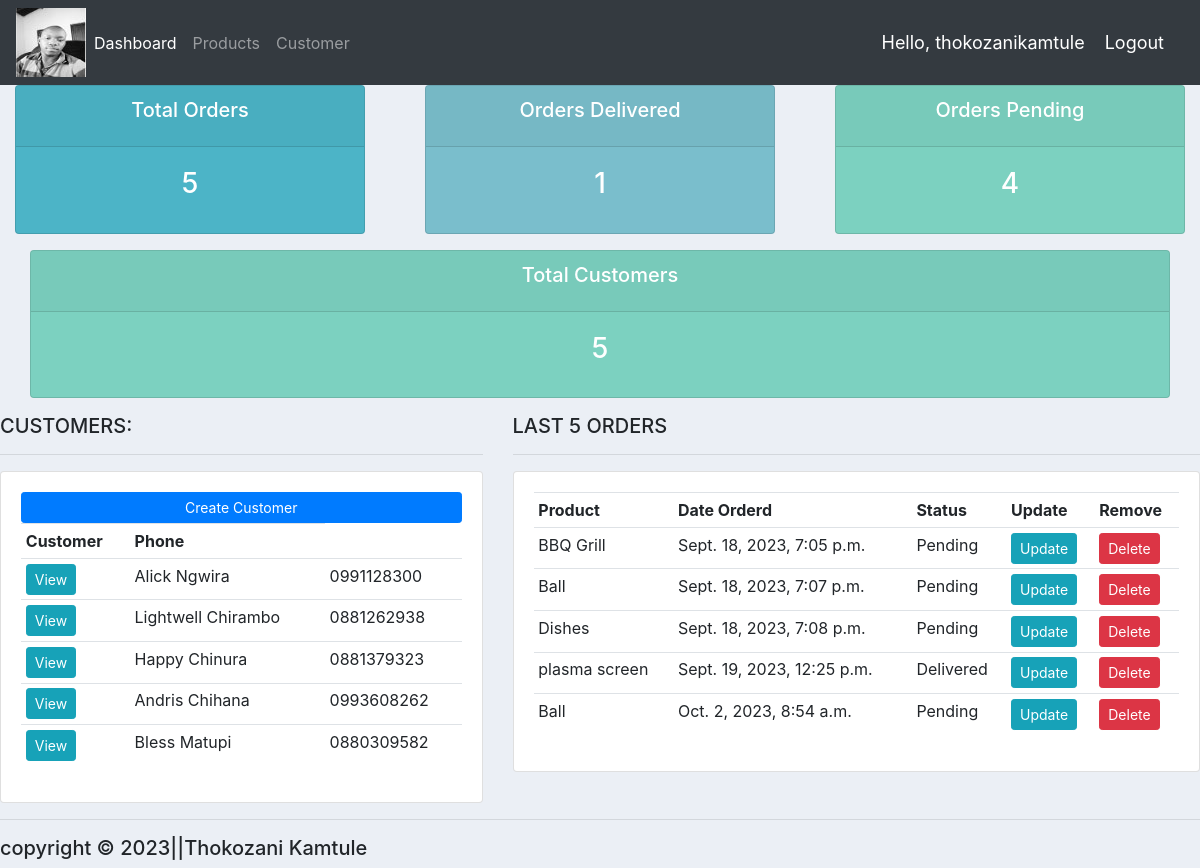
The app's page / (signed in) with its own data.
### accounts/models.py (models this page shows, shortened)
class Customer(models.Model):
	name = models.CharField(max_length=150, null=True)
	phone = models.CharField(max_length=150, null=True)
	email = models.CharField(max_length=150, null=True)
	date_created = models.DateTimeField(auto_now_add=True, null=True)

class Order(models.Model):
	STATUS = (
			('Pending', 'Pending'),
			('Out for delivery', 'Out for delivery'),
			('Delivered', 'Delivered'),
			)
	customer = models.ForeignKey(Customer, null=True, on_delete= models.SET_NULL)
	product = models.ForeignKey(Product, null=True, on_delete= models.SET_NULL)
	date_created = models.DateTimeField(auto_now_add=True, null=True)
	status = models.CharField(max_length=150, null=True, choices=STATUS)
	note = models.CharField(max_length=1500, null=True)

class Product(models.Model):
	CATEGORY = (
			('Indoor', 'Indoor'),
			('Out Door', 'Out Door'),
			)
	name = models.CharField(max_length=150, null=True)
	price = models.FloatField(null=True)
	category = models.CharField(max_length=150, null=True, choices=CATEGORY)
	description = models.CharField(max_length=150, null=True, blank=True)
	date_created = models.DateTimeField(auto_now_add=True, null=True)
	tags = models.ManyToManyField(Tag)
	def __str__(self):
		return self.name

### accounts/views.py (the view)
# urls.py: path('', views.home, name="home"),
@login_required(login_url='login')
def home(request):
	orders = Order.objects.all()
	customers = Customer.objects.all()
	total_customers = customers.count()
	total_orders = orders.count()
	delivered = orders.filter(status='Delivered').count()
	pending = orders.filter(status='Pending').count()
	context = {'orders':orders, 'customers':customers, 'total_orders':total_orders, 'total_customers':total_customers, 'delivered':delivered, 'pending':pending}
	return render(request, 'accounts/dashboard.html', context)

### accounts/templates/accounts/dashboard.html
{% extends 'accounts/main.html' %}
{% block content %}
{% include 'accounts/status.html' %}
<div class="row">
    <div class="col-md-5">
        <h5>CUSTOMERS:</h5>
        <hr>
        <div class="card card-body">
            <a class="btn btn-primary  btn-sm btn-block" href="">Create Customer</a>
            <table class="table table-sm">
                <tr>
                    <th>Customer</th>
                    <th>Phone</th>
                </tr>
                {% for customer in customers %}
                   <tr>
                    <td><a class="btn btn-sm btn-info" href="{% url 'customer' customer.id %}">View</a></td>
                    <td>{{customer.name}}</td>
                    <td>{{customer.phone}}</td>
                   </tr>
                 {% endfor %}
            </table>
        </div>
    </div>
    <div class="col-md-7">
        <h5>LAST 5 ORDERS</h5>
        <hr>
        <div class="card card-body">
            <table class="table table-sm">
                <tr>
                    <th>Product</th>
                    <th>Date Orderd</th>
                    <th>Status</th>
                    <th>Update</th>
                    <th>Remove</th>
                </tr>
                {% for order in orders %}
                   <tr>
                     <td>{{order.product}}</td>
                     <td>{{order.date_created}}</td>
                     <td>{{order.status}}</td>
                     <td><a class="btn btn-sm btn-info" href="{% url 'update_order' order.id %}">Update</a></td>
                     <td><a class="btn btn-sm btn-danger" href="{% url 'delete_order' order.id %}">Delete</a></td>
                   </tr>
                 {% endfor %}
            </table>
        </div>
    </div>
</div>
{% endblock %}

### accounts/templates/accounts/main.html (shortened to what this page needs)
{% load static %}
<!DOCTYPE html>
<!DOCTYPE html>
<html>
<head>
	<link rel="stylesheet" href="https://cdn.jsdelivr.net/npm/bootstrap@4.0.0/dist/css/bootstrap.min.css">
<link rel="stylesheet" type="text/css" href="{% static '/css/main.css' %}">
</head>
<body>
	{% include 'accounts/navbar.html' %}
	{% block content %}
	{% endblock %}
	<hr>
	<h5>copyright &copy; 2023||Thokozani Kamtule</h5>
</body>
</html>

### accounts/templates/accounts/navbar.html (shortened to what this page needs)
{% load static %}
<nav class="navbar navbar-expand-lg navbar-dark bg-dark">
  <img src="{% static 'images/profile-3.jpg' %}">
  <div class="collapse navbar-collapse" id="navbarNav">
    <ul class="navbar-nav">
      <li class="nav-item active">
        <a class="nav-link" href="{% url 'home' %}">Dashboard</a>
      </li>
      <li class="nav-item">
        <a class="nav-link" href="{% url 'products' %}">Products</a>
      </li>
      <li class="nav-item">
        <a class="nav-link" href="#">Customer</a>
      </li>
    </ul>
  </div>
  <span class="hello-msg">Hello, {{request.user}}</span>
  <span><a class="hello-msg" href="{% url 'logout' %}">Logout</a></span>
</nav>

### accounts/templates/accounts/status.html (shortened to what this page needs)
<div class="row">
    <div class="col">
        <div class="col-md">
            <div class="card text-center text-white  mb-3" id="total-orders">
                <div class="card-header">
                    <h5 class="card-title">Total Orders</h5>
                </div>
                <div class="card-body">
                    <h3 class="card-title">{{total_orders}}</h3>
                </div>
            </div>
        </div>
    </div>
    <div class="col">
        <div class="col-md">
            <div class="card text-center text-white  mb-3" id="orders-delivered">
                <div class="card-header">
                    <h5 class="card-title">Orders Delivered</h5>
                </div>
                <div class="card-body">
                    <h3 class="card-title">{{delivered}}</h3>
                </div>
            </div>
        </div>
    </div>
    <div class="col">
        <div class="col-md">
            <div class="card text-center text-white  mb-3" id="orders-pending">
                <div class="card-header">
                    <h5 class="card-title">Orders Pending</h5>
                </div>
                <div class="card-body">
                    <h3 class="card-title">{{pending}}</h3>
                </div>
            </div>
        </div>
    </div>
</div>
 <div class="col">
        <div class="col-md">
            <div class="card text-center text-white  mb-3" id="orders-pending">
                <div class="card-header">
                    <h5 class="card-title">Total Customers</h5>
                </div>
                <div class="card-body">
                    <h3 class="card-title">{{total_customers}}</h3>
                </div>
            </div>
        </div>
    </div>

### static/css/main.css (style rules this page uses)
body { background-color: #ebeff5; }
#total-orders { background-color: #4cb4c7; }
#orders-delivered { background-color: #7abecc; }
#orders-pending { background-color: #7CD1C0; }

### accounts/templates/accounts/navbar.html (style rules this page uses)
.hello-msg { font-size: 18px; color: #fff; margin-right: 20px; }

### records on screen
Customer: name "Alick Ngwira", phone "0991128300"
Customer: name "Lightwell Chirambo", phone "0881262938"
Customer: name "Happy Chinura", phone "0881379323"
Customer: name "Andris Chihana", phone "0993608262"
Customer: name "Bless Matupi", phone "0880309582"
Order: product "BBQ Grill", date_created "Sept. 18, 2023, 7:05 p.m.", status "Pending"
Order: product "Ball", date_created "Sept. 18, 2023, 7:07 p.m.", status "Pending"
Order: product "Dishes", date_created "Sept. 18, 2023, 7:08 p.m.", status "Pending"
Order: product "plasma screen", date_created "Sept. 19, 2023, 12:25 p.m.", status "Delivered"
Order: product "Ball", date_created "Oct. 2, 2023, 8:54 a.m.", status "Pending"

### other values on screen
{{ request.user }} "thokozanikamtule"
{{ total_orders }} "5"
{{ delivered }} "1"
{{ pending }} "4"
{{ total_customers }} "5"
